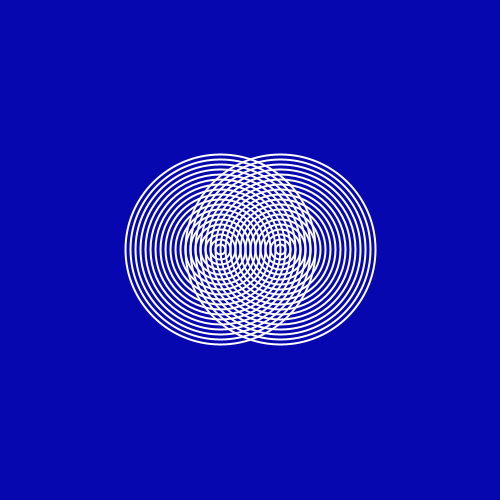
Frame 1 (no input)
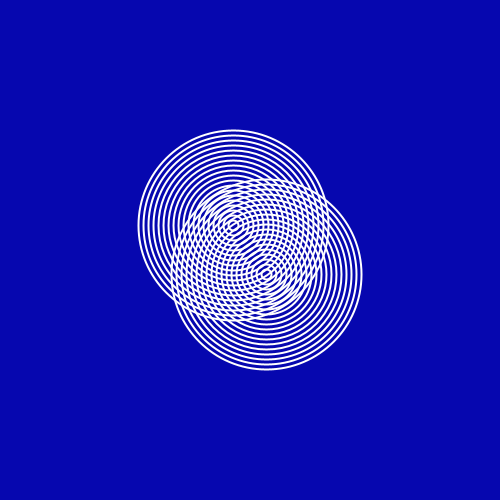
Frame 60 (the mouse pressed at the canvas centre just before this capture)
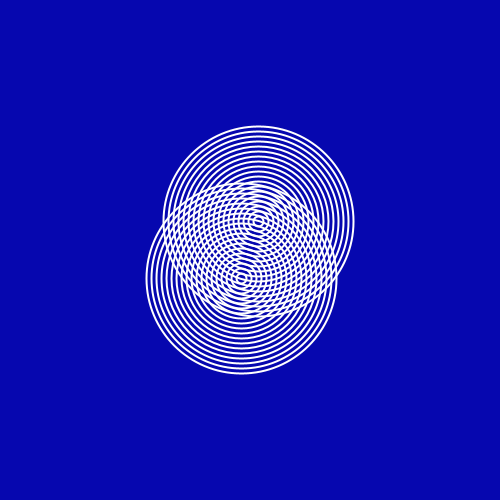
Frame 120 (the mouse held since frame 60 and released just before this capture)

The Processing sketch that drew these frames (run headless with seeded random() and noise(); from frame 60 on, the mouse is pressed at the canvas centre):

// Processing sketch: sketch_13052017
// ── sketch_13052017.pde
Circles circles;
Circles circles2;

void setup(){
  size(500,500);
  smooth();
  noFill();
  stroke(255);
  strokeWeight(2);
  circles = new Circles(HALF_PI);
  circles2 = new Circles(-HALF_PI);
}

void draw(){
  background(6,7,175);
  translate(width/2, height/2);
  circles.display();
  circles2.display();
}
// ── Circle.pde
class Circle{
  float size;
  Circle(float _size){
     size = _size;
  }
  
  void display(){
    ellipse(0,0, size, size);
  }
}
// ── Circles.pde
class Circles{
  float x, y;
  float angle;
  float speed = 0.09;
  Circle[] circle = new Circle[20];
  Circles(float _angle){
    angle = _angle;
    for(int i = 0 ; i<circle.length; i++){
      circle[i] = new Circle(i*10);
    }
  }
  
  void display(){
    x = sin(angle)*30;
    y = cos(angle)*30;
    pushMatrix();
    translate(x,y);
    for(int i = 0 ; i<circle.length; i++){
      circle[i].display();
    }
    popMatrix();
    angle = angle + speed;
  }
}
